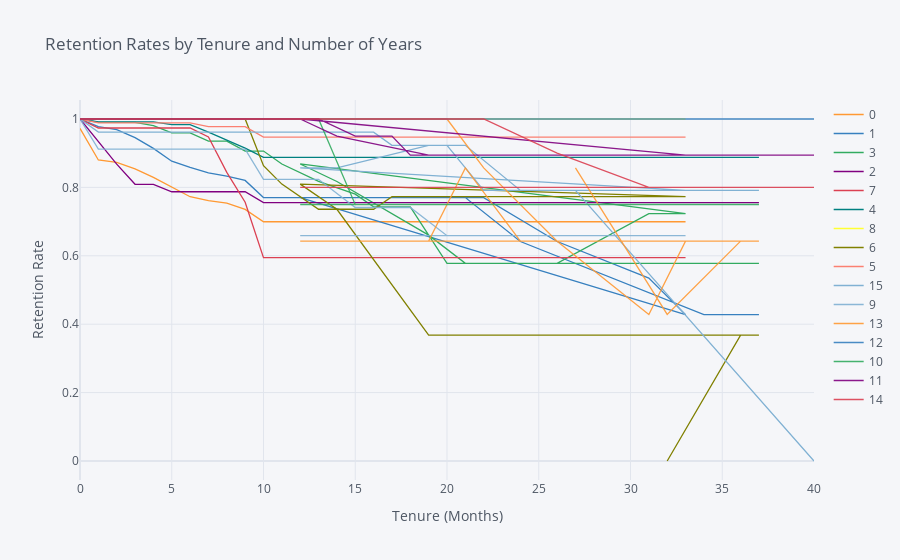

Notebook cell for this chart:
### Markdown cell above
## 3. Let's look at retention rate by gender from a third perspective - the number of years since the employee's last promotion. Generate and plot a survival curve showing this.

### Code cell
rates = survival(data,'YearsSinceLastPromotion','YearsAtCompany','Attrition')
rates.iplot(kind='line', xTitle='Tenure (Months)', yTitle='Retention Rate',
            title='Retention Rates by Tenure and Number of Years')

### Figure 1 — Plotly figure (JSON) as saved in the notebook; plotly's stock layout.template omitted (floating-point values rounded to 4 significant figures)
{"data": [{"line": {"color": "rgba(255, 153, 51, 1.0)", "dash": "solid", "shape": "linear", "width": 1.3}, "mode": "lines", "name": "0", "text": "", "type": "scatter", "x": [0, 1, 2, 3, 4, 5, 6, 7, 8, 9, 10, 11, 13, 15, 16, 17, 18, 20, 22, 26, 31, 33, 12, 14, 19, 21, 24, 34, 37, 25, 36, 32, 27, 40, 30, 29, 23], "y": [0.9725, 0.8801, 0.8731, 0.854, 0.8294, 0.8014, 0.7728, 0.7611, 0.7539, 0.7357, 0.6995, 0.6995, 0.6995, 0.6995, 0.6995, 0.6995, 0.6995, 0.6995, 0.6995, 0.6995, 0.6995, 0.6995, "", "", "", "", "", "", "", "", "", "", "", "", "", "", ""]}, {"line": {"color": "rgba(55, 128, 191, 1.0)", "dash": "solid", "shape": "linear", "width": 1.3}, "mode": "lines", "name": "1", "text": "", "type": "scatter", "x": [0, 1, 2, 3, 4, 5, 6, 7, 8, 9, 10, 11, 13, 15, 16, 17, 18, 20, 22, 26, 31, 33, 12, 14, 19, 21, 24, 34, 37, 25, 36, 32, 27, 40, 30, 29, 23], "y": [1, 0.9776, 0.9691, 0.9456, 0.914, 0.8766, 0.8584, 0.8426, 0.8327, 0.8204, 0.7702, 0.7702, 0.7702, 0.7702, 0.7702, 0.7702, 0.7702, 0.7702, 0.7702, 0.6418, 0.5349, 0.4279, 0.7702, 0.7702, 0.7702, 0.7702, 0.6418, 0.4279, 0.4279, "", "", "", "", "", "", "", ""]}, {"line": {"color": "rgba(50, 171, 96, 1.0)", "dash": "solid", "shape": "linear", "width": 1.3}, "mode": "lines", "name": "3", "text": "", "type": "scatter", "x": [0, 1, 2, 3, 4, 5, 6, 7, 8, 9, 10, 11, 13, 15, 16, 17, 18, 20, 22, 26, 31, 33, 12, 14, 19, 21, 24, 34, 37, 25, 36, 32, 27, 40, 30, 29, 23], "y": [1, 0.9904, 0.9904, 0.9904, 0.9808, 0.9594, 0.9594, 0.9355, 0.9355, 0.9062, 0.9062, 0.8685, 0.8174, 0.7802, 0.7431, 0.7431, 0.7431, 0.5779, 0.5779, 0.5779, 0.7232, 0.7232, 0.8685, 0.8174, 0.6605, 0.5779, 0.5779, 0.5779, 0.5779, 0.5779, "", "", "", "", "", "", ""]}, {"line": {"color": "rgba(128, 0, 128, 1.0)", "dash": "solid", "shape": "linear", "width": 1.3}, "mode": "lines", "name": "2", "text": "", "type": "scatter", "x": [0, 1, 2, 3, 4, 5, 6, 7, 8, 9, 10, 11, 13, 15, 16, 17, 18, 20, 22, 26, 31, 33, 12, 14, 19, 21, 24, 34, 37, 25, 36, 32, 27, 40, 30, 29, 23], "y": [1, 0.934, 0.8679, 0.8091, 0.8091, 0.7872, 0.7872, 0.7872, 0.7872, 0.7872, 0.7557, 0.7557, 0.7557, 0.7557, 0.7557, 0.7557, 0.7557, 0.7557, 0.7557, 0.7557, 0.7557, 0.7557, 0.7557, 0.7557, 0.7557, 0.7557, 0.7557, 0.7557, 0.7557, 0.7557, 0.7557, "", "", "", "", "", ""]}, {"line": {"color": "rgba(219, 64, 82, 1.0)", "dash": "solid", "shape": "linear", "width": 1.3}, "mode": "lines", "name": "7", "text": "", "type": "scatter", "x": [0, 1, 2, 3, 4, 5, 6, 7, 8, 9, 10, 11, 13, 15, 16, 17, 18, 20, 22, 26, 31, 33, 12, 14, 19, 21, 24, 34, 37, 25, 36, 32, 27, 40, 30, 29, 23], "y": [1, 0.9737, 0.9737, 0.9737, 0.9737, 0.9737, 0.9737, 0.9474, 0.844, 0.7567, 0.5946, 0.5946, 0.5946, 0.5946, 0.5946, 0.5946, 0.5946, 0.5946, 0.5946, 0.5946, 0.5946, 0.5946, 0.5946, 0.5946, 0.5946, 0.5946, "", "", "", "", "", "", "", "", "", "", ""]}, {"line": {"color": "rgba(0, 128, 128, 1.0)", "dash": "solid", "shape": "linear", "width": 1.3}, "mode": "lines", "name": "4", "text": "", "type": "scatter", "x": [0, 1, 2, 3, 4, 5, 6, 7, 8, 9, 10, 11, 13, 15, 16, 17, 18, 20, 22, 26, 31, 33, 12, 14, 19, 21, 24, 34, 37, 25, 36, 32, 27, 40, 30, 29, 23], "y": [1, 0.9918, 0.9918, 0.9918, 0.9918, 0.9836, 0.9836, 0.9617, 0.9388, 0.9148, 0.8879, 0.8879, 0.8879, 0.8879, 0.8879, 0.8879, 0.8879, 0.8879, 0.8879, 0.8879, 0.8879, 0.8879, 0.8879, 0.8879, 0.8879, 0.8879, 0.8879, 0.8879, 0.8879, 0.8879, 0.8879, "", "", "", "", "", ""]}, {"line": {"color": "rgba(255, 255, 51, 1.0)", "dash": "solid", "shape": "linear", "width": 1.3}, "mode": "lines", "name": "8", "text": "", "type": "scatter", "x": [0, 1, 2, 3, 4, 5, 6, 7, 8, 9, 10, 11, 13, 15, 16, 17, 18, 20, 22, 26, 31, 33, 12, 14, 19, 21, 24, 34, 37, 25, 36, 32, 27, 40, 30, 29, 23], "y": [1, 1, 1, 1, 1, 1, 1, 1, 1, 1, 1, 1, 1, 1, 1, 1, 1, 1, 1, 1, 1, 1, 1, 1, 1, 1, "", "", "", "", "", "", "", "", "", "", ""]}, {"line": {"color": "rgba(128, 128, 0, 1.0)", "dash": "solid", "shape": "linear", "width": 1.3}, "mode": "lines", "name": "6", "text": "", "type": "scatter", "x": [0, 1, 2, 3, 4, 5, 6, 7, 8, 9, 10, 11, 13, 15, 16, 17, 18, 20, 22, 26, 31, 33, 12, 14, 19, 21, 24, 34, 37, 25, 36, 32, 27, 40, 30, 29, 23], "y": [1, 1, 1, 1, 1, 1, 1, 1, 1, 1, 0.8636, 0.8097, 0.7361, 0.7361, 0.7361, 0.7729, 0.7729, 0.7729, 0.7729, 0.7729, 0.7729, 0.7729, 0.8097, 0.7361, 0.368, 0.368, 0.368, 0.368, 0.368, 0.368, 0.368, 0, "", "", "", "", ""]}, {"line": {"color": "rgba(251, 128, 114, 1.0)", "dash": "solid", "shape": "linear", "width": 1.3}, "mode": "lines", "name": "5", "text": "", "type": "scatter", "x": [0, 1, 2, 3, 4, 5, 6, 7, 8, 9, 10, 11, 13, 15, 16, 17, 18, 20, 22, 26, 31, 33, 12, 14, 19, 21, 24, 34, 37, 25, 36, 32, 27, 40, 30, 29, 23], "y": [1, 0.9889, 0.9889, 0.9889, 0.9889, 0.9889, 0.9889, 0.9778, 0.9778, 0.9778, 0.9472, 0.9472, 0.9472, 0.9472, 0.9472, 0.9472, 0.9472, 0.9472, 0.9472, 0.9472, 0.9472, 0.9472, 0.9472, 0.9472, 0.9472, 0.9472, "", "", "", "", "", "", "", "", "", "", ""]}, {"line": {"color": "rgba(128, 177, 211, 1.0)", "dash": "solid", "shape": "linear", "width": 1.3}, "mode": "lines", "name": "15", "text": "", "type": "scatter", "x": [0, 1, 2, 3, 4, 5, 6, 7, 8, 9, 10, 11, 13, 15, 16, 17, 18, 20, 22, 26, 31, 33, 12, 14, 19, 21, 24, 34, 37, 25, 36, 32, 27, 40, 30, 29, 23], "y": [1, 0.9615, 0.9615, 0.9615, 0.9615, 0.9615, 0.9615, 0.9615, 0.9615, 0.9615, 0.9615, 0.9615, 0.9615, 0.9615, 0.9615, 0.9231, 0.9231, 0.9231, 0.7912, 0.7912, 0.7912, 0.7912, 0.8571, 0.8571, 0.9231, 0.9231, 0.7912, 0.7912, 0.7912, 0.7912, 0.7912, 0.7912, 0.7912, 0, "", "", ""]}, {"line": {"color": "rgba(128, 177, 211, 0.8999999999999999)", "dash": "solid", "shape": "linear", "width": 1.3}, "mode": "lines", "name": "9", "text": "", "type": "scatter", "x": [0, 1, 2, 3, 4, 5, 6, 7, 8, 9, 10, 11, 13, 15, 16, 17, 18, 20, 22, 26, 31, 33, 12, 14, 19, 21, 24, 34, 37, 25, 36, 32, 27, 40, 30, 29, 23], "y": [1, 0.9118, 0.9118, 0.9118, 0.9118, 0.9118, 0.9118, 0.9118, 0.9118, 0.9118, 0.8235, 0.8235, 0.8235, 0.7412, 0.7412, 0.7412, 0.7412, 0.6588, 0.6588, 0.6588, 0.6588, 0.6588, 0.6588, 0.6588, 0.6588, 0.6588, 0.6588, "", "", "", "", "", "", "", "", "", ""]}, {"line": {"color": "rgba(255, 153, 51, 0.8999999999999999)", "dash": "solid", "shape": "linear", "width": 1.3}, "mode": "lines", "name": "13", "text": "", "type": "scatter", "x": [0, 1, 2, 3, 4, 5, 6, 7, 8, 9, 10, 11, 13, 15, 16, 17, 18, 20, 22, 26, 31, 33, 12, 14, 19, 21, 24, 34, 37, 25, 36, 32, 27, 40, 30, 29, 23], "y": [1, 1, 1, 1, 1, 1, 1, 1, 1, 1, 1, 1, 1, 1, 1, 1, 1, 1, 0.8571, 0.6429, 0.4286, 0.6429, 0.6429, 0.6429, 0.6429, 0.8571, 0.6429, 0.6429, 0.6429, 0.6429, 0.6429, 0.4286, 0.8571, "", "", "", ""]}, {"line": {"color": "rgba(55, 128, 191, 0.8999999999999999)", "dash": "solid", "shape": "linear", "width": 1.3}, "mode": "lines", "name": "12", "text": "", "type": "scatter", "x": [0, 1, 2, 3, 4, 5, 6, 7, 8, 9, 10, 11, 13, 15, 16, 17, 18, 20, 22, 26, 31, 33, 12, 14, 19, 21, 24, 34, 37, 25, 36, 32, 27, 40, 30, 29, 23], "y": [1, 1, 1, 1, 1, 1, 1, 1, 1, 1, 1, 1, 1, 1, 1, 1, 1, 1, 1, 1, 1, 1, 1, 1, 1, 1, 1, 1, 1, 1, 1, 1, 1, 1, 1, "", ""]}, {"line": {"color": "rgba(50, 171, 96, 0.8999999999999999)", "dash": "solid", "shape": "linear", "width": 1.3}, "mode": "lines", "name": "10", "text": "", "type": "scatter", "x": [0, 1, 2, 3, 4, 5, 6, 7, 8, 9, 10, 11, 13, 15, 16, 17, 18, 20, 22, 26, 31, 33, 12, 14, 19, 21, 24, 34, 37, 25, 36, 32, 27, 40, 30, 29, 23], "y": [1, 1, 1, 1, 1, 1, 1, 1, 1, 1, 1, 1, 1, 0.75, 0.75, 0.75, 0.75, 0.75, 0.75, 0.75, 0.75, 0.75, 0.75, 0.75, 0.75, 0.75, 0.75, 0.75, 0.75, 0.75, 0.75, 0.75, "", "", "", "", ""]}, {"line": {"color": "rgba(128, 0, 128, 0.8999999999999999)", "dash": "solid", "shape": "linear", "width": 1.3}, "mode": "lines", "name": "11", "text": "", "type": "scatter", "x": [0, 1, 2, 3, 4, 5, 6, 7, 8, 9, 10, 11, 13, 15, 16, 17, 18, 20, 22, 26, 31, 33, 12, 14, 19, 21, 24, 34, 37, 25, 36, 32, 27, 40, 30, 29, 23], "y": [1, 1, 1, 1, 1, 1, 1, 1, 1, 1, 1, 1, 1, 0.95, 0.95, 0.95, 0.8941, 0.8941, 0.8941, 0.8941, 0.8941, 0.8941, 1, 0.95, 0.8941, 0.8941, 0.8941, 0.8941, 0.8941, 0.8941, 0.8941, 0.8941, 0.8941, 0.8941, 0.8941, 0.8941, ""]}, {"line": {"color": "rgba(219, 64, 82, 0.8999999999999999)", "dash": "solid", "shape": "linear", "width": 1.3}, "mode": "lines", "name": "14", "text": "", "type": "scatter", "x": [0, 1, 2, 3, 4, 5, 6, 7, 8, 9, 10, 11, 13, 15, 16, 17, 18, 20, 22, 26, 31, 33, 12, 14, 19, 21, 24, 34, 37, 25, 36, 32, 27, 40, 30, 29, 23], "y": [1, 1, 1, 1, 1, 1, 1, 1, 1, 1, 1, 1, 1, 1, 1, 1, 1, 1, 1, 0.9, 0.8, 0.8, 0.8, 0.8, 0.8, 0.8, 0.8, 0.8, 0.8, 0.8, 0.8, 0.8, 0.8, 0.8, 0.8, 0.8, 0.8]}], "layout": {"autosize": true, "legend": {"bgcolor": "#F5F6F9", "font": {"color": "#4D5663"}}, "paper_bgcolor": "#F5F6F9", "plot_bgcolor": "#F5F6F9", "title": {"font": {"color": "#4D5663"}, "text": "Retention Rates by Tenure and Number of Years"}, "xaxis": {"autorange": true, "gridcolor": "#E1E5ED", "range": [0, 40], "showgrid": true, "tickfont": {"color": "#4D5663"}, "title": {"font": {"color": "#4D5663"}, "text": "Tenure (Months)"}, "type": "linear", "zerolinecolor": "#E1E5ED"}, "yaxis": {"autorange": true, "gridcolor": "#E1E5ED", "range": [-0.05556, 1.056], "showgrid": true, "tickfont": {"color": "#4D5663"}, "title": {"font": {"color": "#4D5663"}, "text": "Retention Rate"}, "type": "linear", "zerolinecolor": "#E1E5ED"}}}
